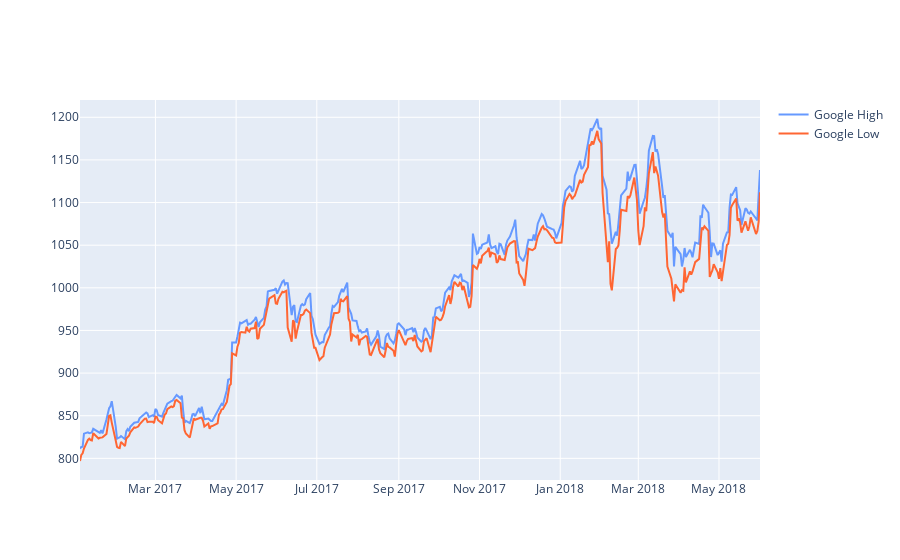

The cell this chart's notebook holds for it:
### Code cell
trace_high = go.Scatter(x = google.loc[:, 'Date'],
                        y = google.loc[:, 'High'],
                        name = 'Google High',
                        line = dict(color = '#6699FF')
                       )
trace_low = go.Scatter(x = google.loc[:, 'Date'],
                        y = google.loc[:, 'Low'],
                        name = 'Google Low',
                        line = dict(color = '#FF6633')
                       )
data = [trace_high, trace_low]

layout = go.Layout(title='Google Stock Price Data',
                   xaxis=dict(autorange=True,
                              rangeselector=dict(buttons=list([
                                  dict(count=1,
                                       label="1m",
                                       step="month",
                                       stepmode="backward"),
                                  dict(count=6,
                                       label="6m",
                                       step="month",
                                       stepmode="backward"),
                                  dict(count=1,
                                       label="YTD",
                                       step="year",
                                       stepmode="todate"),
                                  dict(count=1,
                                       label="1y",
                                       step="year",
                                       stepmode="backward"),
                                  dict(step="all")
                              ])),
                              rangeslider=dict(visible=True), # For more granular view we specify rangeslider (currently not working) on date
                              type="date"
                              )
                   )
google_fig = dict(data=data, layout=layout)
offline.iplot(data)

### Figure 1 — Plotly figure (JSON) as saved in the notebook; plotly's stock layout.template omitted (floating-point values rounded to 4 significant figures; data arrays with more than 128 entries replaced by an {"elided": "..."} marker saying what was removed)
{"data": [{"line": {"color": "#6699FF"}, "name": "Google High", "type": "scatter", "x": {"elided": "356 str values"}, "y": {"elided": "356 float values"}}, {"line": {"color": "#FF6633"}, "name": "Google Low", "type": "scatter", "x": {"elided": "356 str values"}, "y": {"elided": "356 float values"}}], "layout": {}}
